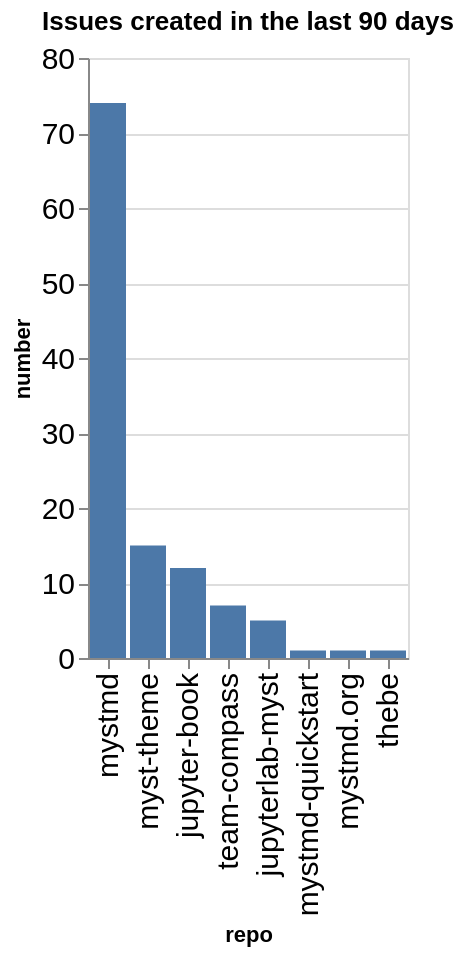

Here is the notebook cell this chart was saved with:
### Code cell
created_counts = created.groupby(['org', 'repo']).count()['number'].reset_index()
created_counts['org/repo'] = created_counts.apply(lambda a: a['org'] + '/' + a['repo'], axis=1)
sorted_vals = created_counts.sort_values(['org', 'number'], ascending=False)['repo'].values
alt.Chart(data=created_counts, title=f"Issues created in the last {n_days} days").mark_bar().encode(
    x=alt.X('repo', sort=alt.Sort(sorted_vals.tolist())),
    y='number',
)

### Figure 1 — Vega-Lite specification as saved in the notebook (floating-point values rounded to 4 significant figures)
{"config": {"axisLeft": {"labelFontSize": 15}, "axisBottom": {"labelFontSize": 15}}, "data": {"name": "data-0f4e62c085c0dcb95919eb0d85fa48cb"}, "mark": {"type": "bar"}, "encoding": {"x": {"field": "repo", "sort": ["mystmd", "myst-theme", "jupyter-book", "team-compass", "jupyterlab-myst", "mystmd-quickstart", "mystmd.org", "thebe"], "type": "nominal"}, "y": {"field": "number", "type": "quantitative"}}, "title": "Issues created in the last 90 days", "$schema": "https://vega.github.io/schema/vega-lite/v5.20.1.json", "datasets": {"data-0f4e62c085c0dcb95919eb0d85fa48cb": [{"org": "jupyter-book", "repo": "jupyter-book", "number": 12, "org/repo": "jupyter-book/jupyter-book"}, {"org": "jupyter-book", "repo": "jupyterlab-myst", "number": 5, "org/repo": "jupyter-book/jupyterlab-myst"}, {"org": "jupyter-book", "repo": "myst-theme", "number": 15, "org/repo": "jupyter-book/myst-theme"}, {"org": "jupyter-book", "repo": "mystmd", "number": 74, "org/repo": "jupyter-book/mystmd"}, {"org": "jupyter-book", "repo": "mystmd-quickstart", "number": 1, "org/repo": "jupyter-book/mystmd-quickstart"}, {"org": "jupyter-book", "repo": "mystmd.org", "number": 1, "org/repo": "jupyter-book/mystmd.org"}, {"org": "jupyter-book", "repo": "team-compass", "number": 7, "org/repo": "jupyter-book/team-compass"}, {"org": "jupyter-book", "repo": "thebe", "number": 1, "org/repo": "jupyter-book/thebe"}]}}
